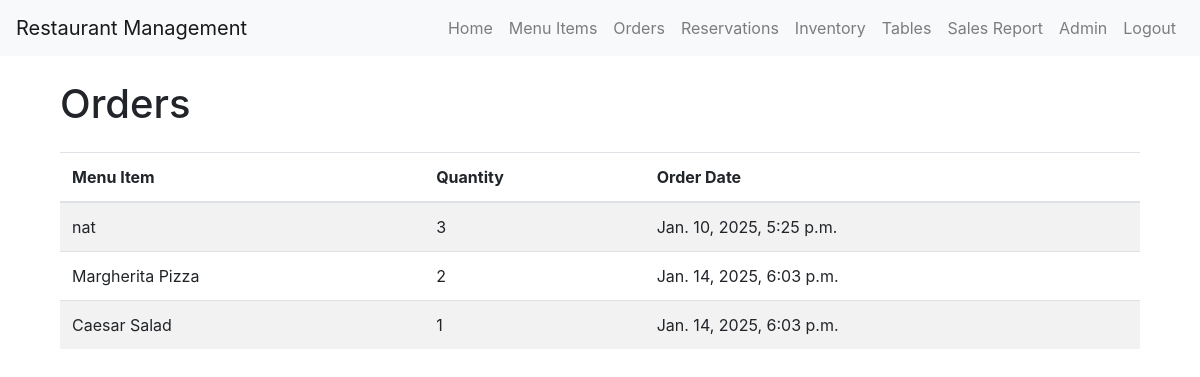
Screenshot of /orders/ (signed in) with the database file from the repository.
### management/models.py (models this page shows, shortened)
class Order(models.Model):
    menu_item = models.ForeignKey(MenuItem, on_delete=models.CASCADE)
    quantity = models.IntegerField()
    order_date = models.DateTimeField(auto_now_add=True)

class MenuItem(models.Model):
    name = models.CharField(max_length=255)
    price = models.DecimalField(max_digits=5, decimal_places=2)
    description = models.TextField()

### management/views.py (the view)
# urls.py: path('orders/', views.orders, name='orders'),
@login_required(login_url='/admin/login/')
def orders(request):
    if not request.user.is_staff:
        raise PermissionDenied
    orders = Order.objects.all()
    return render(request, 'management/orders.html', {'orders': orders})

### management/templates/management/orders.html (shortened to what this page needs)
{% extends 'base.html' %}
{% block content %}
<div class="container mt-4">
    <h1 class="mb-4">Orders</h1>
    <div class="table-responsive">
        <table class="table table-striped">
            <thead>
                <tr>
                    <th>Menu Item</th>
                    <th>Quantity</th>
                    <th>Order Date</th>
                </tr>
            </thead>
            <tbody>
                {% for order in orders %}
                <tr>
                    <td>{{ order.menu_item.name }}</td>
                    <td>{{ order.quantity }}</td>
                    <td>{{ order.order_date }}</td>
                </tr>
                {% endfor %}
            </tbody>
        </table>
    </div>
</div>
{% endblock %}

### rows the page displays
Order: menu_item.name "nat", quantity "3", order_date "Jan. 10, 2025, 5:25 p.m."
Order: menu_item.name "Margherita Pizza", quantity "2", order_date "Jan. 14, 2025, 6:03 p.m."
Order: menu_item.name "Caesar Salad", quantity "1", order_date "Jan. 14, 2025, 6:03 p.m."
